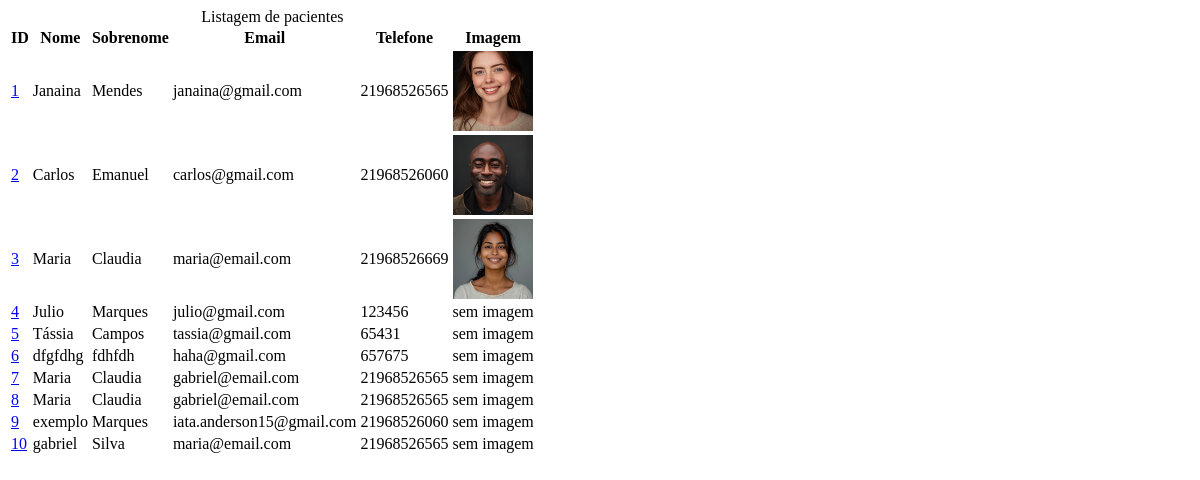
/pacientes/, run on an earlier commit of the app's database.
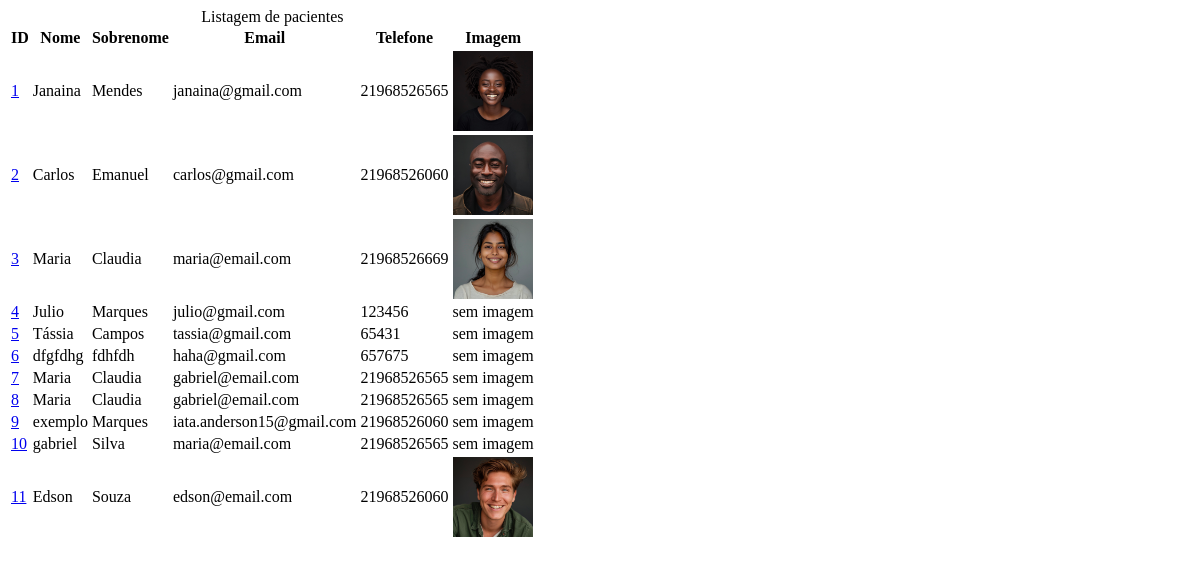
And on a later commit of the database.
### sistema/models.py (models this page shows, shortened)
class Paciente(models.Model):
    nome = models.CharField(max_length=50)
    sobrenome = models.CharField(max_length=50)
    email = models.EmailField()
    telefone = models.CharField(max_length=20)
    criacao_data = models.DateTimeField(default=timezone.now)
    mensagem = models.TextField(blank=True)
    ativo = models.BooleanField(default=True)
    imagem = models.ImageField(upload_to='img/%Y/%m/', blank=True)

### sistema/views/paciente_views.py (the view)
# urls.py: path('pacientes/', views.listarPacientes, name='pacientes'),
def listarPacientes(request):
    pacientes = Paciente.objects.all() # Variável pacientes está guardando todos os objetos da tabela Paciente.
    context = { # Declaração de um dict que possui a chave pacientes e o valor pacientes(variável criada acima).
        'pacientes': pacientes,
    }
    return render(
        request,
        'paciente/listar.html',
        context,
    )

### sistema/templates/paciente/listar.html (shortened to what this page needs)
{% block conteudo %}
<div class="responsive-table">
  <table class="pacientes-table">
    <caption class="table-caption">
      Listagem de pacientes
    </caption>
    <thead>
      <tr class="table-row table-row-header">
        <th class="table-header">ID</th>
        <th class="table-header">Nome</th>
        <th class="table-header">Sobrenome</th>
        <th class="table-header">Email</th>
        <th class="table-header">Telefone</th>
        <th class="table-header">Imagem</th>
      </tr>
    </thead>
    <tbody>
      {% for paciente in pacientes %}
      <tr class="table-row">
        <td class="table-cel"><a class="table-link" href="{% url 'sistema:perfil_paciente' paciente.id %}"> {{ paciente.id }} </a></td>
        <td class="table-cel"> {{ paciente.nome }} </td>
        <td class="table-cel"> {{ paciente.sobrenome }} </td>
        <td class="table-cel"> {{ paciente.email }} </td>
        <td class="table-cel"> {{ paciente.telefone }} </td>
        <td class="table-cel">
          {% if paciente.imagem %}
            <img src="{{ paciente.imagem.url }}" alt="Imagem do paciente" style="max-height: 80px;">
          {% else %}
            sem imagem
          {% endif %}
        </td>
      </tr>
      {% endfor %}
    </tbody>
  </table>
</div>
{% endblock conteudo %}

What changed in the data, as far as the page shows it:
changed Paciente "Janaina": imagem: a different picture
added Paciente: id "11", nome "Edson", sobrenome "Souza", email "edson@email.com", telefone "21968526060", imagem (picture)
